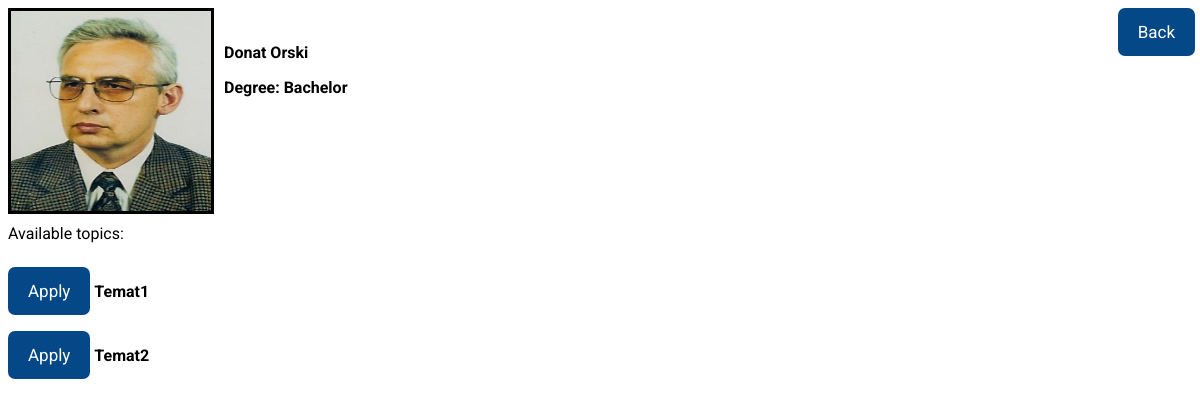
Before: /dissertation/supervisorsList/donat/ (signed in) with the older database file.
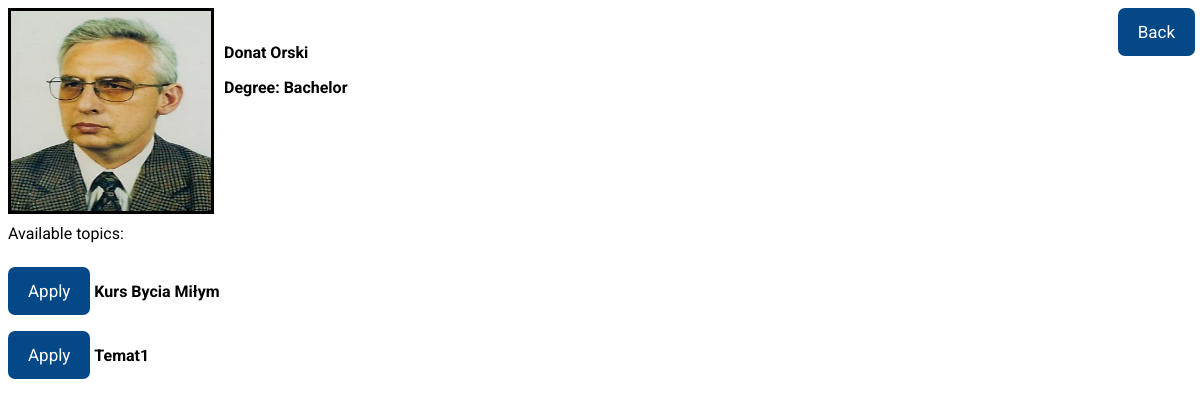
After: the same page with the newer database file.
### dissertation/models.py (models this page shows, shortened)
class Profile(models.Model):
    user = models.OneToOneField(User, on_delete=models.CASCADE)
    is_reviewer = models.BooleanField(default=False)
    academic_degree = models.CharField(max_length=100, default="None")
    picture = models.FileField(default='')
    thesisList = models.ManyToManyField(Thesis, blank=True)
    cooperator = models.ForeignKey('self', on_delete=models.CASCADE, null=True, blank=True)

class Thesis(models.Model):
    subject = models.CharField(max_length=100, default="None")

### dissertation/views.py (the view)
# urls.py: path('supervisorsList/<str:username>/', views.SupervisorDetail.as_view(), name='supervisorsListDetail'),
class SupervisorDetail(LoginRequiredMixin, TemplateView):
    template_name = 'dissertation/supervisorDetail.html'
    def get_context_data(self, username):
        profile = Profile.objects.get(user__username=username)
        thesisList = profile.thesisList.all()
        context = {"supervisor" : profile,
                   "thesisList" : thesisList}
        return context

### dissertation/templates/dissertation/supervisorDetail.html (shortened to what this page needs)
{% extends "dissertation/base.html" %}
{% block content %}
	<img src="{{ supervisor.user.profile.picture.url }}" class="ppics">
	<p>
		<b>{{ supervisor.user.first_name }} {{ supervisor.user.last_name }}</b>
	</p>
	<p>
		<b>Degree: {{ supervisor.academic_degree }}</b>
	</p>
	<br><br><br><br><br>
	<p>
		Available topics:
		{% for p in thesisList %}
			<div>
				<a href="{% url 'start' %}applyingForThesisSuccess/{{ supervisor.user.username }}/{{ p.subject }}/"><button>Apply</button></a>
				<b>{{ p.subject }}</b>
			</div>
		{% endfor %}
	</p>
<a href="{%  url 'supervisorsList' %}"><input type="button" class="bback" value="Back"></input></a>
{% endblock %}

### dissertation/templates/dissertation/base.html (shortened to what this page needs)
<!DOCTYPE html>
<html lang="en">
<head>
    {% load staticfiles %}
    <link rel="stylesheet" type="text/css" href="{% static 'dissertation/css.css' %}"/>﻿
</head>
<body>
{% block content %}
{% endblock %}
</body>
</html>

### dissertation/static/dissertation/css.css (style rules this page uses)
* { font-family: "Roboto", sans-serif; }
.bback { background-color: #054887; color: white; font-size: 17px; padding: 14px 20px; margin: 8px 0; cursor: pointer; border:none; border-radius: 7px; position: absolute; float: right; top: 0%; right: 0%; margin-right: 5px; }
body { background: url("images/81651.png"); background-size: cover; }
button { background-color: #054887; color: white; font-size: 17px; padding: 14px 20px; margin: 8px 0; cursor: pointer; border:none; border-radius: 7px; }
.ppics { border-style: solid; height: 200px; width: 200px; float: left; margin-right: 10px; clear:both; }

Changed rows visible on the page:
removed Thesis: subject "Temat2"
added Thesis: subject "Kurs Bycia Miłym"
